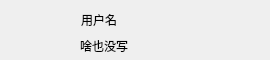
<?xml version="1.0" encoding="UTF-8"?>
<ui version="4.0">
 <class>Useritem</class>
 <widget class="QWidget" name="Useritem">
  <property name="geometry">
   <rect>
    <x>0</x>
    <y>0</y>
    <width>270</width>
    <height>60</height>
   </rect>
  </property>
  <property name="minimumSize">
   <size>
    <width>270</width>
    <height>60</height>
   </size>
  </property>
  <property name="maximumSize">
   <size>
    <width>270</width>
    <height>60</height>
   </size>
  </property>
  <property name="windowTitle">
   <string>Form</string>
  </property>
  <widget class="QPushButton" name="pushButton">
   <property name="geometry">
    <rect>
     <x>10</x>
     <y>10</y>
     <width>47</width>
     <height>47</height>
    </rect>
   </property>
   <property name="text">
    <string/>
   </property>
   <property name="icon">
    <iconset resource="images.qrc">
     <normaloff>:/tx/24.png</normaloff>:/tx/24.png</iconset>
   </property>
   <property name="iconSize">
    <size>
     <width>45</width>
     <height>45</height>
    </size>
   </property>
   <property name="flat">
    <bool>true</bool>
   </property>
  </widget>
  <widget class="QLabel" name="lb_name">
   <property name="geometry">
    <rect>
     <x>81</x>
     <y>10</y>
     <width>81</width>
     <height>20</height>
    </rect>
   </property>
   <property name="text">
    <string>用户名</string>
   </property>
  </widget>
  <widget class="QLabel" name="lb_feeling">
   <property name="geometry">
    <rect>
     <x>80</x>
     <y>36</y>
     <width>171</width>
     <height>20</height>
    </rect>
   </property>
   <property name="text">
    <string>啥也没写</string>
   </property>
  </widget>
 </widget>
 <resources>
  <include location="images.qrc"/>
 </resources>
 <connections/>
</ui>
